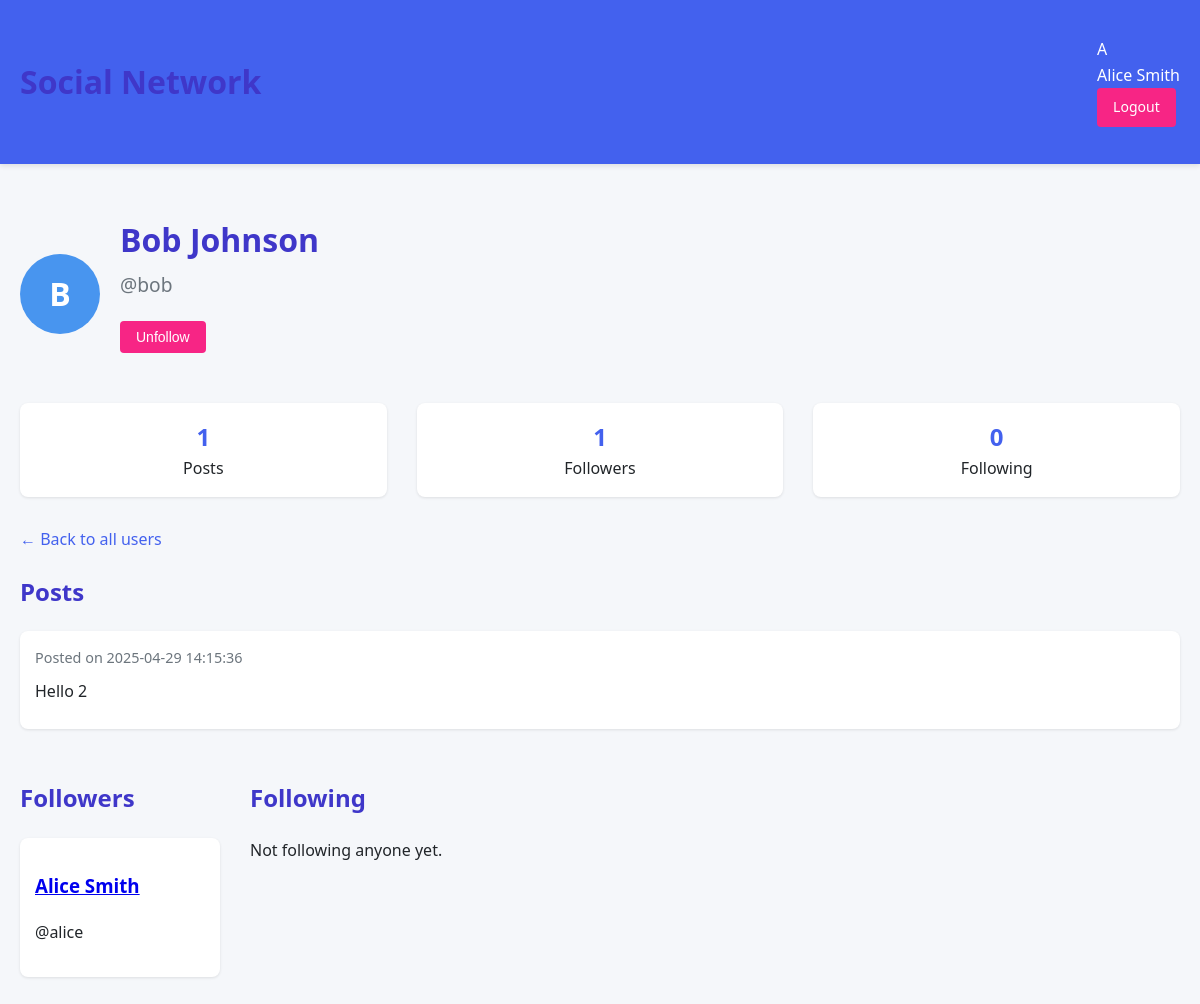
Screenshot of /user/2 (signed in) with the database file from the repository.
### tables this page shows
CREATE TABLE users (
                    id INTEGER PRIMARY KEY AUTOINCREMENT,
                    username TEXT UNIQUE NOT NULL,
                    name TEXT NOT NULL
                );

CREATE TABLE posts (
                    id INTEGER PRIMARY KEY AUTOINCREMENT,
                    user_id INTEGER NOT NULL,
                    content TEXT NOT NULL,
                    timestamp DATETIME DEFAULT CURRENT_TIMESTAMP,
                    FOREIGN KEY(user_id) REFERENCES users(id)
                );

### app.py (the view)
@app.route('/user/<int:user_id>')
def user_profile(user_id):
    user = db.get_user(user_id)
    if not user:
        return "User not found", 404
    current_user = None
    is_following = False
    if 'user_id' in session:
        current_user = db.get_user(session['user_id'])
        if current_user and current_user['id'] != user_id:
            following = db.get_following(current_user['id'])
            is_following = any(f['id'] == user_id for f in following)
    posts = db.get_posts_by_user(user_id)
    followers = db.get_followers(user_id)
    following = db.get_following(user_id)
    return render_template('profile.html',
                         user=user,
                         posts=posts,
                         followers=followers,
                         following=following,
                         current_user=current_user,
                         is_following=is_following)

### app.py (called while the page is built)
    def _get_connection(self):
        return sqlite3.connect(self.db_name)

    def get_user(self, user_id: int) -> Optional[dict]:
        with self._get_connection() as conn:
            cursor = conn.cursor()
            cursor.execute('SELECT id, username, name FROM users WHERE id = ?', (user_id,))
            row = cursor.fetchone()
            return {'id': row[0], 'username': row[1], 'name': row[2]} if row else None

    def get_posts_by_user(self, user_id: int) -> List[dict]:
        with self._get_connection() as conn:
            cursor = conn.cursor()
            cursor.execute('''
                SELECT p.id, p.content, p.timestamp, u.username, u.name
                FROM posts p JOIN users u ON p.user_id = u.id
                WHERE p.user_id = ?
                ORDER BY p.timestamp DESC
            ''', (user_id,))
            return [{
                'id': row[0],
                'content': row[1],
                'timestamp': row[2],
                'username': row[3],
                'name': row[4]
            } for row in cursor.fetchall()]

    def get_followers(self, user_id: int) -> List[dict]:
        with self._get_connection() as conn:
            cursor = conn.cursor()
            cursor.execute('''
                SELECT u.id, u.username, u.name
                FROM followers f
                JOIN users u ON f.follower_id = u.id
                WHERE f.followee_id = ?
            ''', (user_id,))
            return [{'id': row[0], 'username': row[1], 'name': row[2]} for row in cursor.fetchall()]

    def get_following(self, user_id: int) -> List[dict]:
        with self._get_connection() as conn:
            cursor = conn.cursor()
            cursor.execute('''
                SELECT u.id, u.username, u.name
                FROM followers f
                JOIN users u ON f.followee_id = u.id
                WHERE f.follower_id = ?
            ''', (user_id,))
            return [{'id': row[0], 'username': row[1], 'name': row[2]} for row in cursor.fetchall()]

### templates/profile.html (shortened to what this page needs)
<!DOCTYPE html>
<html>
<head>
</head>
<body>
    <header>
        <div class="container header-content">
            <h1>Social Network</h1>
            <div class="login-logout">
                {% if current_user %}
                <div class="user-info">
                    <div class="avatar">{{ current_user.name|first|upper }}</div>
                    <span>{{ current_user.name }}</span>
                </div>
                <a href="{{ url_for('logout') }}" class="btn btn-danger">Logout</a>
                {% else %}
                <span>Please login to interact</span>
                {% endif %}
            </div>
        </div>
    </header>
    <div class="container">
        <div class="profile-header">
            <div class="profile-avatar">{{ user.name|first|upper }}</div>
            <div class="profile-info">
                <h1>{{ user.name }}</h1>
                <div class="profile-username">@{{ user.username }}</div>
                {% if current_user and current_user.id != user.id %}
                <div class="profile-actions">
                    <form action="{{ url_for('follow') }}" method="post">
                        {% if is_following %}
                        <button type="submit" class="btn btn-danger">Unfollow</button>
                        {% else %}
                        <button type="submit" class="btn btn-success">Follow</button>
                        {% endif %}
                    </form>
                </div>
                {% endif %}
            </div>
        </div>
        <div class="stats-container">
            <div class="stat-box">
                <div class="stat-number">{{ posts|length }}</div>
                <div>Posts</div>
            </div>
            <div class="stat-box">
                <div class="stat-number">{{ followers|length }}</div>
                <div>Followers</div>
            </div>
            <div class="stat-box">
                <div class="stat-number">{{ following|length }}</div>
                <div>Following</div>
            </div>
        </div>
        <div class="nav-links">
            <a href="{{ url_for('home') }}">← Back to all users</a>
        </div>
        <h2>Posts</h2>
        {% if posts %}
        {% for post in posts %}
        <div class="post">
            <div class="post-meta">
                Posted on {{ post.timestamp }}
            </div>
            <div class="post-content">
                {{ post.content }}
            </div>
        </div>
        {% endfor %}
        {% else %}
        <p>No posts yet.</p>
        {% endif %}
        <div class="stats-container">
            <div>
                <h2>Followers</h2>
                {% if followers %}
                <div class="user-list">
                    {% for follower in followers %}
                    <div class="user-card">
                        <h3><a href="{{ url_for('user_profile', user_id=follower.id) }}">{{ follower.name }}</a></h3>
                        <p>@{{ follower.username }}</p>
                    </div>
                    {% endfor %}
                </div>
                {% else %}
                <p>No followers yet.</p>
                {% endif %}
            </div>
            <div>
                <h2>Following</h2>
                {% if following %}
                <div class="user-list">
                    {% for followee in following %}
                    <div class="user-card">
                        <h3><a href="{{ url_for('user_profile', user_id=followee.id) }}">{{ followee.name }}</a></h3>
                        <p>@{{ followee.username }}</p>
                    </div>
                    {% endfor %}
                </div>
                {% else %}
                <p>Not following anyone yet.</p>
                {% endif %}
            </div>
        </div>
    </div>
</body>
</html>

### templates/profile.html (style rules this page uses)
:root { --primary: #4361ee; --secondary: #3f37c9; --accent: #4895ef; --light: #f8f9fa; --dark: #212529; --success: #4cc9f0; --danger: #f72585; --warning: #f8961e; }
body { font-family: 'Segoe UI', Tahoma, Geneva, Verdana, sans-serif; line-height: 1.6; color: var(--dark); background-color: #f5f7fa; margin: 0; padding: 0; }
.container { max-width: 1200px; margin: 0 auto; padding: 20px; }
header { background-color: var(--primary); color: white; padding: 15px 0; margin-bottom: 30px; box-shadow: 0 2px 5px rgba(0, 0, 0, 0.1); }
.header-content { display: flex; justify-content: space-between; align-items: center; }
h1, h2, h3 { color: var(--secondary); }
.btn { display: inline-block; padding: 8px 16px; border: none; border-radius: 4px; cursor: pointer; text-decoration: none; font-size: 14px; transition: all 0.3s ease; }
.btn-danger { background-color: var(--danger); color: white; }
.post { background: white; border-radius: 8px; padding: 15px; margin-bottom: 15px; box-shadow: 0 1px 3px rgba(0, 0, 0, 0.1); }
.post-meta { color: #6c757d; font-size: 0.9em; margin-bottom: 10px; }
.post-content { margin: 10px 0; }
.user-list { display: grid; grid-template-columns: repeat(auto-fill, minmax(200px, 1fr)); gap: 15px; margin-top: 15px; }
.user-card { background: white; border-radius: 8px; padding: 15px; box-shadow: 0 1px 3px rgba(0, 0, 0, 0.1); }
.profile-header { display: flex; align-items: center; gap: 20px; margin-bottom: 20px; }
.profile-avatar { width: 80px; height: 80px; border-radius: 50%; background-color: var(--accent); color: white; display: flex; align-items: center; justify-content: center; font-size: 2em; font-weight: bold; }
.profile-info h1 { margin: 0; }
.profile-username { color: #6c757d; font-size: 1.2em; margin: 5px 0; }
.profile-actions { margin: 20px 0; }
.stats-container { display: flex; gap: 30px; margin: 30px 0; }
.stat-box { background: white; padding: 15px; border-radius: 8px; box-shadow: 0 1px 3px rgba(0, 0, 0, 0.1); text-align: center; flex: 1; }
.stat-number { font-size: 1.5em; font-weight: bold; color: var(--primary); }
.nav-links { margin: 20px 0; }
.nav-links a { margin-right: 15px; text-decoration: none; color: var(--primary); }

### rows the page displays
users: name|first "A", name "Alice Smith", username "alice"
users: name|first "B", name "Bob Johnson", username "bob"
posts: timestamp "2025-04-29 14:15:36", content "Hello 2"

### other values shown
{{ posts|length }} "1"
{{ followers|length }} "1"
{{ following|length }} "0"
